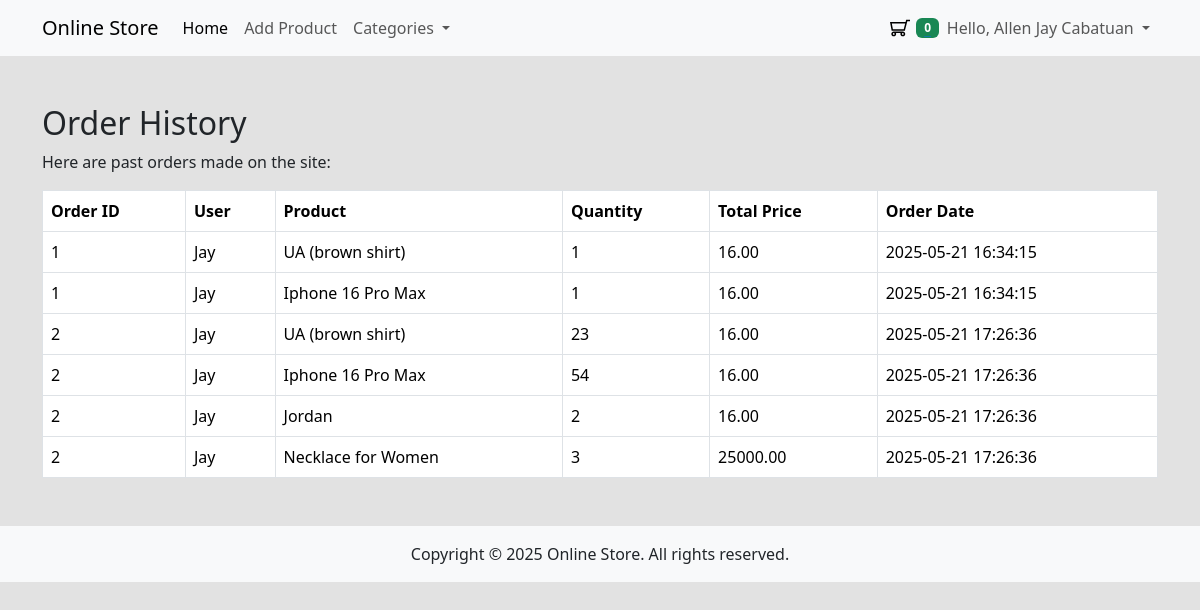
/dashboard.php (signed in), run on the app's committed database.
### tables this page shows
CREATE TABLE `orders` (
  `id` int(11) NOT NULL,
  `customer_id` int(11) DEFAULT NULL,
  `guest_name` varchar(255) DEFAULT NULL,
  `guest_phone` varchar(20) DEFAULT NULL,
  `guest_address` varchar(255) DEFAULT NULL,
  `total` decimal(10,2) NOT NULL,
  `created_at` timestamp NOT NULL DEFAULT current_timestamp(),
  `updated_at` timestamp NOT NULL DEFAULT current_timestamp() ON UPDATE current_timestamp()
);

CREATE TABLE `users` (
  `id` int(11) NOT NULL,
  `name` varchar(255) NOT NULL,
  `email` varchar(255) NOT NULL,
  `password` varchar(255) NOT NULL,
  `address` varchar(255) DEFAULT NULL,
  `phone` varchar(20) DEFAULT NULL,
  `birthdate` date DEFAULT NULL,
  `created_at` timestamp NOT NULL DEFAULT current_timestamp(),
  `updated_at` timestamp NOT NULL DEFAULT current_timestamp() ON UPDATE current_timestamp()
);

CREATE TABLE `products` (
  `id` int(11) NOT NULL,
  `category_id` int(11) NOT NULL,
  `name` varchar(255) NOT NULL,
  `description` text DEFAULT NULL,
  `price` decimal(10,2) NOT NULL,
  `slug` varchar(255) NOT NULL,
  `image_path` varchar(255) DEFAULT NULL,
  `created_at` timestamp NOT NULL DEFAULT current_timestamp(),
  `updated_at` timestamp NOT NULL DEFAULT current_timestamp() ON UPDATE current_timestamp()
);

CREATE TABLE `order_details` (
  `id` int(11) NOT NULL,
  `order_id` int(11) NOT NULL,
  `product_id` int(11) NOT NULL,
  `quantity` int(11) NOT NULL,
  `price` decimal(10,2) NOT NULL,
  `subtotal` decimal(10,2) NOT NULL
);

### app/includes/database.php (called while the page is built, shortened)
<?php
class Database {
    private $host = "localhost";
    private $db_name = "ecommerce-website";
    private $username = "root";
    private $password = "";
    protected $conn;
    public function __construct() {
        try {
            $this->conn = new \PDO("mysql:host=" . $this->host . ";dbname=" . $this->db_name, $this->username, $this->password);
            $this->conn->setAttribute(\PDO::ATTR_ERRMODE, \PDO::ERRMODE_EXCEPTION);
        } catch (\PDOException $e) {
            die("Connection failed: " . $e->getMessage());
        }
    }
    public function getConnection() {
        return $this->conn;
    }
}

### app/models/Checkout.php (called while the page is built, shortened)
<?php
class Checkout extends Database
{
    private $db;
    public function __construct()
    {
        $this->db = $this->getConnection();
    }
    public function getAllOrders()
    {
        $sql = "SELECT o.id, u.name AS user_name, p.name AS product_name, od.quantity, od.price AS total_price, o.created_at AS order_date
                FROM orders o
                LEFT JOIN users u ON o.customer_id = u.id
                LEFT JOIN order_details od ON o.id = od.order_id
                LEFT JOIN products p ON od.product_id = p.id";
        $stmt = $this->db->prepare($sql);
        $stmt->execute();
        return $stmt->fetchAll(\PDO::FETCH_ASSOC);
    }
}

### dashboard.php (the view, shortened to what this page needs)
<?php
$orders = new Checkout();
?>
<div class="container my-5">
    <h2>Order History</h2>
    <p>Here are past orders made on the site:</p>
    <table class="table table-bordered">
        <thead>
            <tr>
                <th>Order ID</th>
                <th>User</th>
                <th>Product</th>
                <th>Quantity</th>
                <th>Total Price</th>
                <th>Order Date</th>
            </tr>
        </thead>
        <tbody>
            <?php
            foreach ($orders->getAllOrders() as $order) {
                echo '<tr>';
                echo '<td>' . htmlspecialchars($order['id']) . '</td>';
                echo '<td>' . htmlspecialchars($order['user_name']) . '</td>';
                echo '<td>' . htmlspecialchars($order['product_name']) . '</td>';
                echo '<td>' . htmlspecialchars($order['quantity']) . '</td>';
                echo '<td>' . htmlspecialchars($order['total_price']) . '</td>';
                echo '<td>' . htmlspecialchars($order['order_date']) . '</td>';
                echo '</tr>';
            }
            ?>
        </tbody>
    </table>
</div>

### assets/css/styles.css (style rules this page uses)
.store-body { background-color: #e2e2e2 }

### data on the page
orders: id "1", customer.name "Jay", products.name "UA (brown shirt)", order_details.quantity "1", order_details.price "16.00", created_at "2025-05-21 16:34:15", products.name "Iphone 16 Pro Max"
orders: id "2", customer.name "Jay", products.name "UA (brown shirt)", order_details.quantity "23", order_details.price "16.00", created_at "2025-05-21 17:26:36", products.name "Iphone 16 Pro Max", order_details.quantity "54", products.name "Jordan", order_details.quantity "2", products.name "Necklace for Women", order_details.quantity "3", order_details.price "25000.00"

### other printed values
countCart() "0"
$_SESSION['user']['name'] "Allen Jay Cabatuan"
